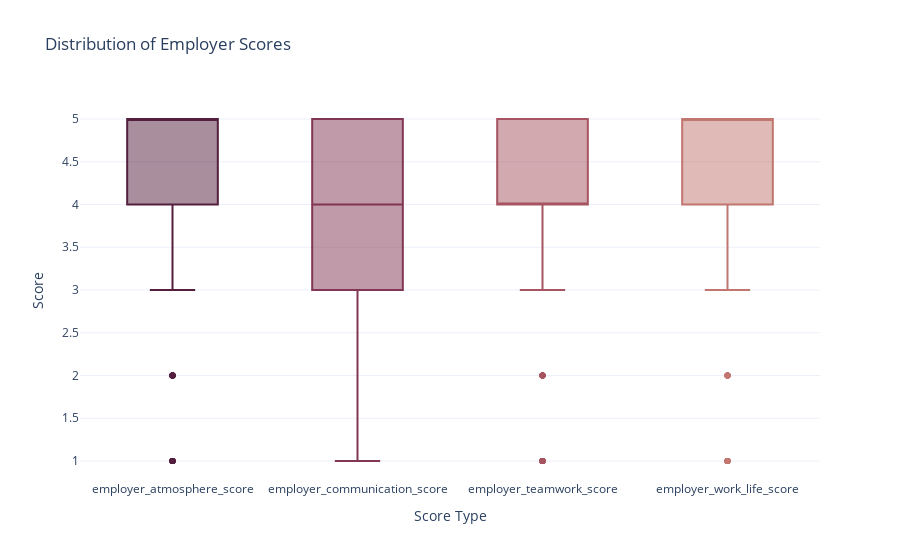

Write notebook code for a chart like this one.
### Code cell
# Select columns related to employer scores
score_columns = ['employer_atmosphere_score', 'employer_communication_score', 
                 'employer_teamwork_score', 'employer_work_life_score']

# Melt the dataframe to have a long-form dataset suitable for Plotly Express
df_melted = df[score_columns].melt(var_name='Score Type', value_name='Score')


fig = px.box(df_melted, x='Score Type', y='Score', color='Score Type',
             title='Distribution of Employer Scores',
             color_discrete_sequence=px.colors.sequential.Brwnyl_r)


fig.update_layout(
    xaxis_title='Score Type',
    yaxis_title='Score',
    template='plotly_white',
    showlegend=False  
)

fig.show()

### Figure 1 — Plotly figure (JSON) as saved in the notebook; plotly's stock layout.template omitted (floating-point values rounded to 4 significant figures; data arrays with more than 128 entries replaced by an {"elided": "..."} marker saying what was removed)
{"data": [{"alignmentgroup": "True", "hovertemplate": "Score Type=%{x}<br>Score=%{y}<extra></extra>", "legendgroup": "employer_atmosphere_score", "marker": {"color": "rgb(84, 31, 63)"}, "name": "employer_atmosphere_score", "notched": false, "offsetgroup": "employer_atmosphere_score", "orientation": "v", "showlegend": true, "type": "box", "x": {"elided": "262 str values"}, "x0": " ", "xaxis": "x", "y": {"elided": "262 int values"}, "y0": " ", "yaxis": "y"}, {"alignmentgroup": "True", "hovertemplate": "Score Type=%{x}<br>Score=%{y}<extra></extra>", "legendgroup": "employer_communication_score", "marker": {"color": "rgb(129, 55, 83)"}, "name": "employer_communication_score", "notched": false, "offsetgroup": "employer_communication_score", "orientation": "v", "showlegend": true, "type": "box", "x": {"elided": "262 str values"}, "x0": " ", "xaxis": "x", "y": {"elided": "262 int values"}, "y0": " ", "yaxis": "y"}, {"alignmentgroup": "True", "hovertemplate": "Score Type=%{x}<br>Score=%{y}<extra></extra>", "legendgroup": "employer_teamwork_score", "marker": {"color": "rgb(166, 84, 97)"}, "name": "employer_teamwork_score", "notched": false, "offsetgroup": "employer_teamwork_score", "orientation": "v", "showlegend": true, "type": "box", "x": {"elided": "262 str values"}, "x0": " ", "xaxis": "x", "y": {"elided": "262 int values"}, "y0": " ", "yaxis": "y"}, {"alignmentgroup": "True", "hovertemplate": "Score Type=%{x}<br>Score=%{y}<extra></extra>", "legendgroup": "employer_work_life_score", "marker": {"color": "rgb(193, 118, 111)"}, "name": "employer_work_life_score", "notched": false, "offsetgroup": "employer_work_life_score", "orientation": "v", "showlegend": true, "type": "box", "x": {"elided": "262 str values"}, "x0": " ", "xaxis": "x", "y": {"elided": "262 int values"}, "y0": " ", "yaxis": "y"}], "layout": {"boxmode": "overlay", "legend": {"title": {"text": "Score Type"}, "tracegroupgap": 0}, "showlegend": false, "title": {"text": "Distribution of Employer Scores"}, "xaxis": {"anchor": "y", "categoryarray": ["employer_atmosphere_score", "employer_communication_score", "employer_teamwork_score", "employer_work_life_score"], "categoryorder": "array", "domain": [0, 1], "title": {"text": "Score Type"}}, "yaxis": {"anchor": "x", "domain": [0, 1], "title": {"text": "Score"}}}}
